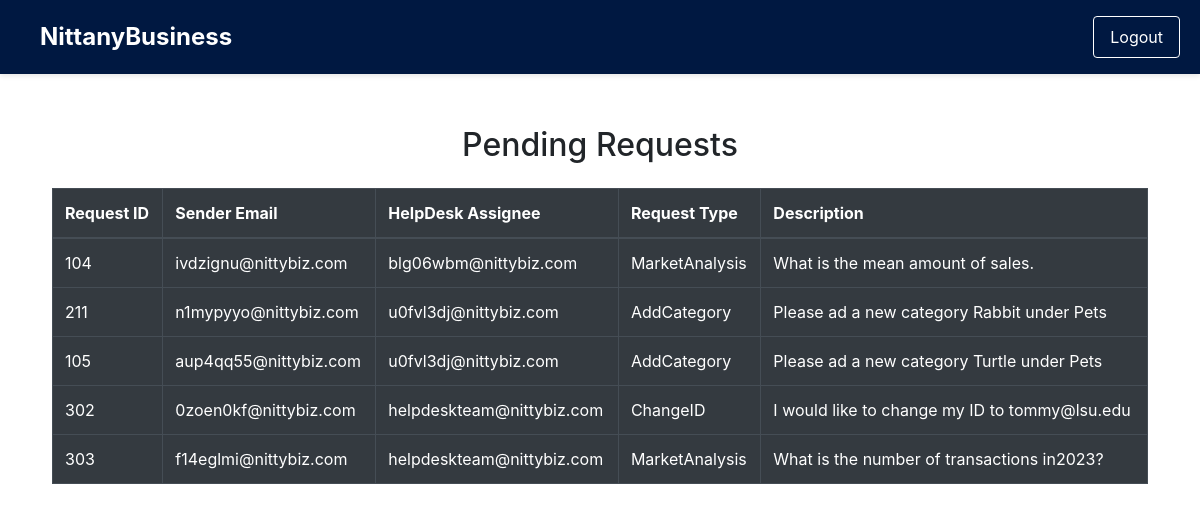
The app's page /helpdesk, older data.
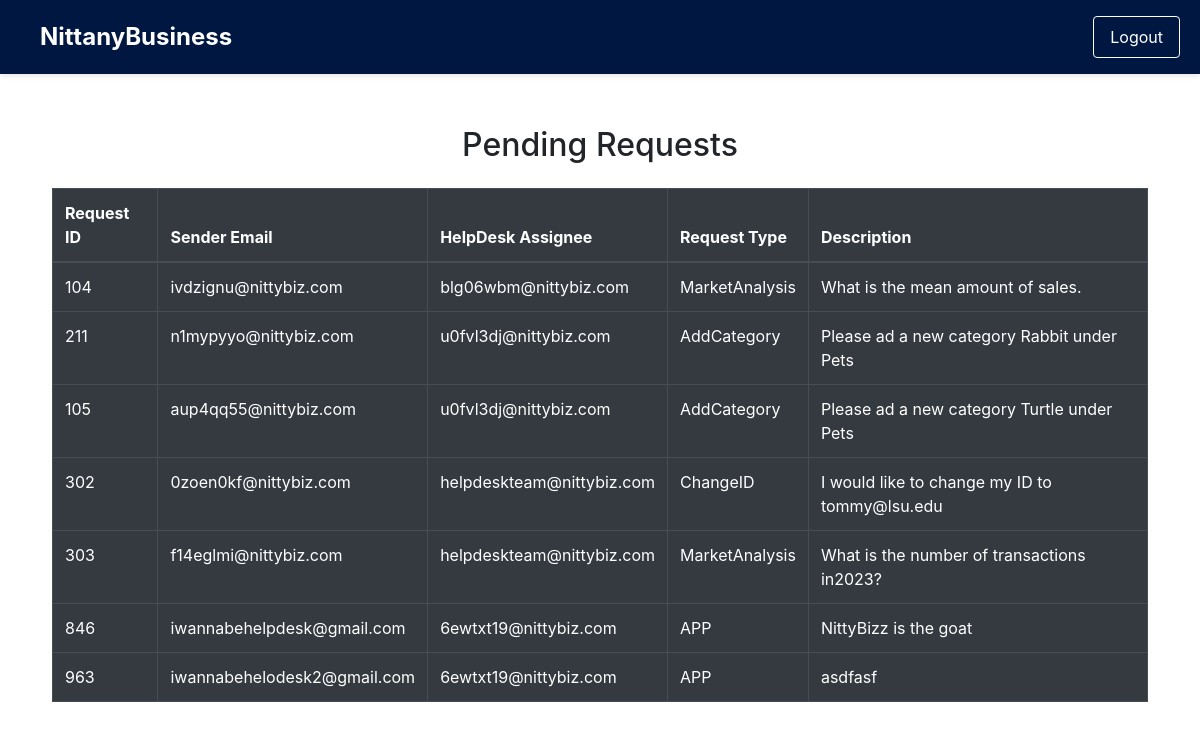
The same page, newer data.
### tables this page shows
CREATE TABLE Request(
    request_id INT,
    sender_email VARCHAR,
    helpdesk_staff_email VARCHAR,
    request_type VARCHAR,
    request_desc VARCHAR,
    request_status INT,
    PRIMARY KEY (request_id),
    FOREIGN KEY (sender_email) REFERENCES Users(email),
    FOREIGN KEY (helpdesk_staff_email) REFERENCES Helpdesk(email)
);

### app.py (the view)
@app.route('/helpdesk', methods=['GET', 'POST'])
def helpdesk():
    result = get_pending_requests()
    return render_template('helpdesk.html',result = result)

### app.py (called while the page is built)
def get_pending_requests():
    connection = sql.connect('database.db')
    cursor = connection.cursor()
    query = '''
            SELECT *
            FROM Request
            WHERE request_status = 0
            '''
    cursor.execute(query)
    requests = cursor.fetchall()
    connection.close()
    lst = []
    for i in requests:
        lst.append(list(i))
    return lst

### templates/helpdesk.html (shortened to what this page needs)
<!doctype html>
<html lang="en">
<head>
    <link rel="stylesheet" href="https://stackpath.bootstrapcdn.com/bootstrap/4.4.1/css/bootstrap.min.css"
>
</head>
<body>
<nav>
    <div class="nav-content">
        <a href="{{ url_for('index') }}" class="logo">NittanyBusiness</a>
        <a href="{{ url_for('logout') }}" class="logout-btn">Logout</a>
    </div>
</nav>
<div class="main-content">
    <div class="card-body">
        <h2 class="card-title text-center">Pending Requests</h2>
        <table class="table table-dark table-bordered mt-4">
            <thead>
            <tr>
                <th scope="col">Request ID</th>
                <th scope="col">Sender Email</th>
                <th scope="col">HelpDesk Assignee</th>
                <th scope="col">Request Type</th>
                <th scope="col">Description</th>
            </tr>
            </thead>
            <tbody>
        {% for request_id, sender_email, helpdesk_staff_email, request_type, request_desc, request_status in result %}
        <tr>
            <td>{{ request_id }}</td>
            <td>{{ sender_email }}</td>
            <td>{{ helpdesk_staff_email }}</td>
            <td>{{ request_type }}</td>
            <td>{{ request_desc }}</td>
        </tr>
        {% endfor %}
        </tbody>
        </table>
    </div>
</div>
</body>
</html>

### templates/helpdesk.html (style rules this page uses)
* { margin: 0; padding: 0; box-sizing: border-box; }
nav { background: #001841; color: #fff; padding: 1rem 0; box-shadow: 0 2px 5px rgba(0,0,0,0.1); position: relative; }
.logo { color: #fff; text-decoration: none; font-size: 1.5rem; font-weight: bold; padding-left: 20px; }
.nav-content { display: flex; justify-content: space-between; align-items: center; padding: 0 20px; }
.logout-btn { color: #fff; text-decoration: none; padding: 8px 16px; border: 1px solid #fff; border-radius: 4px; transition: all 0.3s ease; }
.main-content { padding: 2rem; }

Row changes from the older to the newer data that the page shows:
added Request: request_id "846", sender_email "iwannabehelpdesk@gmail.com", helpdesk_staff_email "6ewtxt19@nittybiz.com", request_type "APP", request_desc "NittyBizz is the goat"
added Request: request_id "963", sender_email "iwannabehelodesk2@gmail.com", helpdesk_staff_email "6ewtxt19@nittybiz.com", request_type "APP", request_desc "asdfasf"
